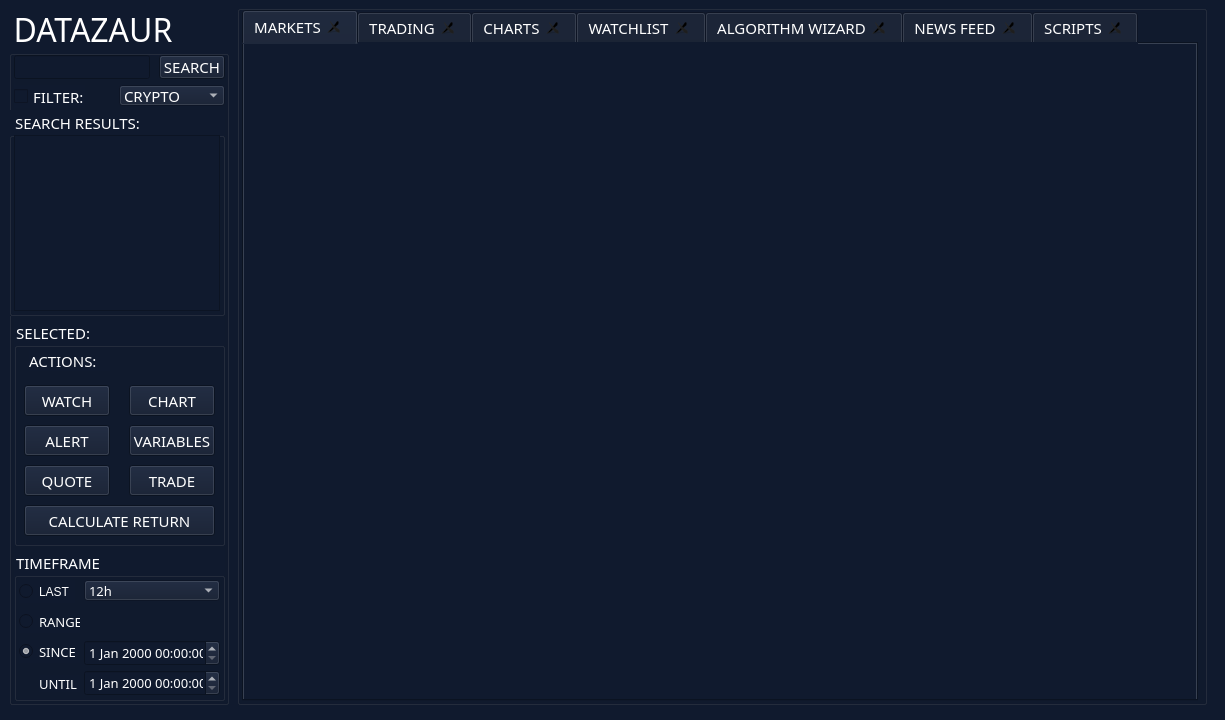
  <widget class="QWidget" name="centralwidget">
   <property name="minimumSize">
    <size>
     <width>715</width>
     <height>404</height>
    </size>
   </property>
   <property name="maximumSize">
    <size>
     <width>1429</width>
     <height>808</height>
    </size>
   </property>
   <property name="font">
    <font>
     <family>FixedsysTTF</family>
     <pointsize>11</pointsize>
     <weight>7</weight>
     <italic>false</italic>
     <bold>false</bold>
     <kerning>true</kerning>
    </font>
   </property>
   <property name="styleSheet">
    <string notr="true">background-color: rgb(16, 26, 46);
color: rgb(255, 255, 255);
font: 63 11pt &quot;FixedsysTTF&quot;;</string>
   </property>
   <widget class="QWidget" name="horizontalLayoutWidget">
    <property name="geometry">
     <rect>
      <x>0</x>
      <y>0</y>
      <width>1216</width>
      <height>711</height>
     </rect>
    </property>
    <property name="font">
     <font>
      <family>FixedsysTTF</family>
      <pointsize>11</pointsize>
      <weight>7</weight>
      <italic>false</italic>
      <bold>false</bold>
      <kerning>true</kerning>
     </font>
    </property>
    <layout class="QHBoxLayout" name="horizontalLayout" stretch="0,0">
     <property name="spacing">
      <number>0</number>
     </property>
     <property name="sizeConstraint">
      <enum>QLayout::SetDefaultConstraint</enum>
     </property>
     <property name="leftMargin">
      <number>1</number>
     </property>
     <property name="topMargin">
      <number>3</number>
     </property>
     <property name="rightMargin">
      <number>1</number>
     </property>
     <property name="bottomMargin">
      <number>3</number>
     </property>
     <item>
      <widget class="QGroupBox" name="groupBox_2">
       <property name="minimumSize">
        <size>
         <width>100</width>
         <height>400</height>
        </size>
       </property>
       <property name="maximumSize">
        <size>
         <width>220</width>
         <height>700</height>
        </size>
       </property>
       <property name="sizeIncrement">
        <size>
         <width>4</width>
         <height>4</height>
        </size>
       </property>
       <property name="baseSize">
        <size>
         <width>240</width>
         <height>700</height>
        </size>
       </property>
       <property name="font">
        <font>
         <family>FixedsysTTF</family>
         <pointsize>24</pointsize>
         <weight>7</weight>
         <italic>false</italic>
         <bold>false</bold>
         <underline>false</underline>
         <strikeout>false</strikeout>
         <kerning>true</kerning>
        </font>
       </property>
       <property name="mouseTracking">
        <bool>false</bool>
       </property>
       <property name="styleSheet">
        <string notr="true">font: 63 24pt &quot;FixedsysTTF&quot;;</string>
       </property>
       <property name="title">
        <string>DATAZAUR</string>
       </property>
       <widget class="QGroupBox" name="groupBox_29">
        <property name="geometry">
         <rect>
          <x>5</x>
          <y>545</y>
          <width>211</width>
          <height>151</height>
         </rect>
        </property>
        <property name="font">
         <font>
          <family>FixedsysTTF</family>
          <pointsize>11</pointsize>
          <weight>7</weight>
          <italic>false</italic>
          <bold>false</bold>
          <underline>false</underline>
          <strikeout>false</strikeout>
          <kerning>true</kerning>
         </font>
        </property>
        <property name="styleSheet">
         <string notr="true">font: 63 11pt &quot;FixedsysTTF&quot;;</string>
        </property>
        <property name="title">
         <string>TIMEFRAME</string>
        </property>
        <property name="checkable">
         <bool>false</bool>
        </property>
        <property name="checked">
         <bool>false</bool>
        </property>
        <widget class="QDateTimeEdit" name="dateTimeEdit_3">
         <property name="enabled">
          <bool>true</bool>
         </property>
         <property name="geometry">
          <rect>
           <x>70</x>
           <y>90</y>
           <width>136</width>
           <height>26</height>
          </rect>
         </property>
         <property name="font">
          <font>
           <family>FixedsysTTF</family>
           <pointsize>10</pointsize>
           <weight>7</weight>
           <italic>false</italic>
           <bold>false</bold>
           <underline>false</underline>
           <strikeout>false</strikeout>
           <kerning>true</kerning>
          </font>
         </property>
         <property name="styleSheet">
          <string notr="true">font: 63 10pt &quot;FixedsysTTF&quot;;</string>
         </property>
        </widget>
        <widget class="QRadioButton" name="radioButton">
         <property name="geometry">
          <rect>
           <x>5</x>
           <y>30</y>
           <width>56</width>
           <height>23</height>
          </rect>
         </property>
         <property name="styleSheet">
          <string notr="true">font: 63 10pt &quot;FixedsysTTF&quot;;</string>
         </property>
         <property name="text">
          <string>LAST</string>
         </property>
         <property name="checked">
          <bool>false</bool>
         </property>
        </widget>
        <widget class="QRadioButton" name="radioButton_2">
         <property name="geometry">
          <rect>
           <x>5</x>
           <y>90</y>
           <width>61</width>
           <height>23</height>
          </rect>
         </property>
         <property name="font">
          <font>
           <family>FixedsysTTF</family>
           <pointsize>10</pointsize>
           <weight>7</weight>
           <italic>false</italic>
           <bold>false</bold>
          </font>
         </property>
         <property name="styleSheet">
          <string notr="true">font: 63 10pt &quot;FixedsysTTF&quot;;</string>
         </property>
         <property name="text">
          <string>SINCE</string>
         </property>
         <property name="checked">
          <bool>true</bool>
         </property>
        </widget>
        <widget class="QComboBox" name="comboBox_37">
         <property name="enabled">
          <bool>false</bool>
         </property>
         <property name="geometry">
          <rect>
           <x>70</x>
           <y>30</y>
           <width>136</width>
           <height>21</height>
          </rect>
         </property>
         <property name="font">
          <font>
           <family>FixedsysTTF</family>
           <pointsize>10</pointsize>
           <weight>7</weight>
           <italic>false</italic>
           <bold>false</bold>
           <underline>false</underline>
           <strikeout>false</strikeout>
           <kerning>true</kerning>
          </font>
         </property>
         <property name="styleSheet">
          <string notr="true">font: 63 10pt &quot;FixedsysTTF&quot;;</string>
         </property>
         <item>
          <property name="text">
           <string>12h</string>
          </property>
         </item>
         <item>
          <property name="text">
           <string>24h</string>
          </property>
         </item>
         <item>
          <property name="text">
           <string>2d</string>
          </property>
         </item>
         <item>
          <property name="text">
           <string>3d</string>
          </property>
         </item>
         <item>
          <property name="text">
           <string>1w</string>
          </property>
         </item>
         <item>
          <property name="text">
           <string>2w</string>
          </property>
         </item>
         <item>
          <property name="text">
           <string>3w</string>
          </property>
         </item>
         <item>
          <property name="text">
           <string>1M</string>
          </property>
         </item>
         <item>
          <property name="text">
           <string>2M</string>
          </property>
         </item>
         <item>
          <property name="text">
           <string>3M</string>
          </property>
         </item>
         <item>
          <property name="text">
           <string>6M</string>
          </property>
         </item>
         <item>
          <property name="text">
           <string>1Y</string>
          </property>
         </item>
         <item>
          <property name="text">
           <string>2Y</string>
          </property>
         </item>
         <item>
          <property name="text">
           <string>3Y</string>
          </property>
         </item>
         <item>
          <property name="text">
           <string>5Y</string>
          </property>
         </item>
         <item>
          <property name="text">
           <string>10Y</string>
          </property>
         </item>
         <item>
          <property name="text">
           <string>ALL DATA</string>
          </property>
         </item>
        </widget>
        <widget class="QRadioButton" name="radioButton_3">
         <property name="geometry">
          <rect>
           <x>5</x>
           <y>60</y>
           <width>61</width>
           <height>23</height>
          </rect>
         </property>
         <property name="font">
          <font>
           <family>FixedsysTTF</family>
           <pointsize>10</pointsize>
           <weight>7</weight>
           <italic>false</italic>
           <bold>false</bold>
          </font>
         </property>
         <property name="styleSheet">
          <string notr="true">font: 63 10pt &quot;FixedsysTTF&quot;;</string>
         </property>
         <property name="text">
          <string>RANGE</string>
         </property>
         <property name="checked">
          <bool>false</bool>
         </property>
        </widget>
        <widget class="QDateTimeEdit" name="dateTimeEdit_4">
         <property name="enabled">
          <bool>false</bool>
         </property>
         <property name="geometry">
          <rect>
           <x>70</x>
           <y>120</y>
           <width>136</width>
           <height>26</height>
          </rect>
         </property>
         <property name="font">
          <font>
           <family>FixedsysTTF</family>
           <pointsize>10</pointsize>
           <weight>7</weight>
           <italic>false</italic>
           <bold>false</bold>
           <underline>false</underline>
           <strikeout>false</strikeout>
           <kerning>true</kerning>
          </font>
         </property>
         <property name="styleSheet">
          <string notr="true">font: 63 10pt &quot;FixedsysTTF&quot;;</string>
         </property>
        </widget>
        <widget class="QLabel" name="label">
         <property name="enabled">
          <bool>false</bool>
         </property>
         <property name="geometry">
          <rect>
           <x>25</x>
           <y>125</y>
           <width>41</width>
           <height>17</height>
          </rect>
         </property>
         <property name="font">
          <font>
           <family>FixedsysTTF</family>
           <pointsize>10</pointsize>
           <weight>7</weight>
           <italic>false</italic>
           <bold>false</bold>
          </font>
         </property>
         <property name="styleSheet">
          <string notr="true">font: 63 10pt &quot;FixedsysTTF&quot;;</string>
         </property>
         <property name="text">
          <string>UNTIL</string>
         </property>
        </widget>
       </widget>
       <widget class="QGroupBox" name="groupBox_24">
        <property name="geometry">
         <rect>
          <x>0</x>
          <y>105</y>
          <width>216</width>
          <height>206</height>
         </rect>
        </property>
        <property name="font">
         <font>
          <family>FixedsysTTF</family>
          <pointsize>11</pointsize>
          <weight>7</weight>
          <italic>false</italic>
          <bold>false</bold>
          <underline>false</underline>
          <strikeout>false</strikeout>
          <kerning>true</kerning>
         </font>
        </property>
        <property name="styleSheet">
         <string notr="true">font: 63 11pt &quot;FixedsysTTF&quot;;</string>
        </property>
        <property name="title">
         <string> SEARCH RESULTS: </string>
        </property>
        <widget class="QListWidget" name="listWidget_17">
         <property name="geometry">
          <rect>
           <x>5</x>
           <y>25</y>
           <width>206</width>
           <height>176</height>
          </rect>
         </property>
         <property name="font">
          <font>
           <family>FixedsysTTF</family>
           <pointsize>11</pointsize>
           <weight>7</weight>
           <italic>false</italic>
           <bold>false</bold>
           <underline>false</underline>
           <strikeout>false</strikeout>
           <kerning>true</kerning>
          </font>
         </property>
        </widget>
       </widget>
       <widget class="QGroupBox" name="groupBox_8">
        <property name="geometry">
         <rect>
          <x>5</x>
          <y>315</y>
          <width>211</width>
          <height>226</height>
         </rect>
        </property>
        <property name="font">
         <font>
          <family>FixedsysTTF</family>
          <pointsize>11</pointsize>
          <weight>7</weight>
          <italic>false</italic>
          <bold>false</bold>
          <underline>false</underline>
          <strikeout>false</strikeout>
          <kerning>true</kerning>
         </font>
        </property>
        <property name="styleSheet">
         <string notr="true">font: 63 11pt &quot;FixedsysTTF&quot;;</string>
        </property>
        <property name="title">
         <string>SELECTED:  </string>
        </property>
        <widget class="QPushButton" name="pushButton_6">
         <property name="geometry">
          <rect>
           <x>115</x>
           <y>65</y>
           <width>86</width>
           <height>31</height>
          </rect>
         </property>
         <property name="font">
          <font>
           <family>FixedsysTTF</family>
           <pointsize>11</pointsize>
           <weight>7</weight>
           <italic>false</italic>
           <bold>false</bold>
           <underline>false</underline>
           <strikeout>false</strikeout>
           <kerning>true</kerning>
          </font>
         </property>
         <property name="text">
          <string>CHART</string>
         </property>
        </widget>
        <widget class="QPushButton" name="pushButton_48">
         <property name="geometry">
          <rect>
           <x>10</x>
           <y>65</y>
           <width>86</width>
           <height>31</height>
          </rect>
         </property>
         <property name="font">
          <font>
           <family>FixedsysTTF</family>
           <pointsize>11</pointsize>
           <weight>7</weight>
           <italic>false</italic>
           <bold>false</bold>
           <underline>false</underline>
           <strikeout>false</strikeout>
           <kerning>true</kerning>
          </font>
         </property>
         <property name="text">
          <string>WATCH</string>
         </property>
        </widget>
        <widget class="QPushButton" name="pushButton_49">
         <property name="geometry">
          <rect>
           <x>115</x>
           <y>105</y>
           <width>86</width>
           <height>31</height>
          </rect>
         </property>
         <property name="font">
          <font>
           <family>FixedsysTTF</family>
           <pointsize>11</pointsize>
           <weight>7</weight>
           <italic>false</italic>
           <bold>false</bold>
           <underline>false</underline>
           <strikeout>false</strikeout>
           <kerning>true</kerning>
          </font>
         </property>
         <property name="text">
          <string>VARIABLES</string>
         </property>
        </widget>
        <widget class="QPushButton" name="pushButton_50">
         <property name="geometry">
          <rect>
           <x>115</x>
           <y>145</y>
           <width>86</width>
           <height>31</height>
          </rect>
         </property>
         <property name="font">
          <font>
           <family>FixedsysTTF</family>
           <pointsize>11</pointsize>
           <weight>7</weight>
           <italic>false</italic>
           <bold>false</bold>
           <underline>false</underline>
           <strikeout>false</strikeout>
           <kerning>true</kerning>
          </font>
         </property>
         <property name="text">
          <string>TRADE</string>
         </property>
        </widget>
        <widget class="QPushButton" name="pushButton_53">
         <property name="geometry">
          <rect>
           <x>10</x>
           <y>105</y>
           <width>86</width>
           <height>31</height>
          </rect>
         </property>
         <property name="font">
          <font>
           <family>FixedsysTTF</family>
           <pointsize>11</pointsize>
           <weight>7</weight>
           <italic>false</italic>
           <bold>false</bold>
           <underline>false</underline>
           <strikeout>false</strikeout>
           <kerning>true</kerning>
          </font>
         </property>
         <property name="text">
          <string>ALERT</string>
         </property>
        </widget>
        <widget class="QPushButton" name="pushButton_80">
         <property name="geometry">
          <rect>
           <x>10</x>
           <y>145</y>
           <width>86</width>
           <height>31</height>
          </rect>
         </property>
         <property name="font">
          <font>
           <family>FixedsysTTF</family>
           <pointsize>11</pointsize>
           <weight>7</weight>
           <italic>false</italic>
           <bold>false</bold>
           <underline>false</underline>
           <strikeout>false</strikeout>
           <kerning>true</kerning>
          </font>
         </property>
         <property name="text">
          <string>QUOTE</string>
         </property>
        </widget>
        <widget class="QLabel" name="label_16">
         <property name="geometry">
          <rect>
           <x>15</x>
           <y>30</y>
           <width>81</width>
           <height>21</height>
          </rect>
         </property>
         <property name="font">
          <font>
           <family>FixedsysTTF</family>
           <pointsize>11</pointsize>
           <weight>7</weight>
           <italic>false</italic>
           <bold>false</bold>
           <underline>false</underline>
           <strikeout>false</strikeout>
           <kerning>true</kerning>
          </font>
         </property>
         <property name="text">
          <string>ACTIONS: </string>
         </property>
        </widget>
        <widget class="QPushButton" name="pushButton_82">
         <property name="geometry">
          <rect>
           <x>10</x>
           <y>185</y>
           <width>191</width>
           <height>31</height>
          </rect>
         </property>
         <property name="font">
          <font>
           <family>FixedsysTTF</family>
           <pointsize>11</pointsize>
           <weight>7</weight>
           <italic>false</italic>
           <bold>false</bold>
           <underline>false</underline>
           <strikeout>false</strikeout>
           <kerning>true</kerning>
          </font>
         </property>
         <property name="text">
          <string>CALCULATE RETURN</string>
         </property>
        </widget>
       </widget>
       <widget class="QPushButton" name="pushButton_81">
        <property name="geometry">
         <rect>
          <x>150</x>
          <y>50</y>
          <width>66</width>
          <height>24</height>
         </rect>
        </property>
        <property name="font">
         <font>
          <family>FixedsysTTF</family>
          <pointsize>11</pointsize>
          <weight>7</weight>
          <italic>false</italic>
          <bold>false</bold>
          <underline>false</underline>
          <strikeout>false</strikeout>
          <kerning>true</kerning>
         </font>
        </property>
        <property name="styleSheet">
         <string notr="true">font: 63 11pt &quot;FixedsysTTF&quot;;</string>
        </property>
        <property name="text">
         <string>SEARCH</string>
        </property>
       </widget>
       <widget class="QCheckBox" name="checkBox_4">
        <property name="geometry">
         <rect>
          <x>5</x>
          <y>80</y>
          <width>71</width>
          <height>23</height>
         </rect>
        </property>
        <property name="font">
         <font>
          <family>FixedsysTTF</family>
          <pointsize>11</pointsize>
          <weight>7</weight>
          <italic>false</italic>
          <bold>false</bold>
          <underline>false</underline>
          <strikeout>false</strikeout>
          <kerning>true</kerning>
         </font>
        </property>
        <property name="styleSheet">
         <string notr="true">font: 63 11pt &quot;FixedsysTTF&quot;;</string>
        </property>
        <property name="text">
         <string>FILTER:</string>
        </property>
       </widget>
       <widget class="QComboBox" name="comboBox_36">
        <property name="enabled">
         <bool>false</bool>
        </property>
        <property name="geometry">
         <rect>
          <x>110</x>
          <y>80</y>
          <width>106</width>
          <height>21</height>
         </rect>
        </property>
        <property name="font">
         <font>
          <family>FixedsysTTF</family>
          <pointsize>11</pointsize>
          <weight>7</weight>
          <italic>false</italic>
          <bold>false</bold>
          <underline>false</underline>
          <strikeout>false</strikeout>
          <kerning>true</kerning>
         </font>
        </property>
        <property name="styleSheet">
         <string notr="true">font: 63 11pt &quot;FixedsysTTF&quot;;</string>
        </property>
        <item>
         <property name="text">
          <string>CRYPTO</string>
         </property>
        </item>
        <item>
         <property name="text">
          <string>INDEXES</string>
         </property>
        </item>
        <item>
         <property name="text">
          <string>EQUITIES</string>
         </property>
        </item>
        <item>
         <property name="text">
          <string>COMMODITIES</string>
         </property>
        </item>
        <item>
         <property name="text">
          <string>FX</string>
         </property>
        </item>
        <item>
         <property name="text">
          <string>FIXED INCOME</string>
         </property>
        </item>
        <item>
         <property name="text">
          <string>MACRO</string>
         </property>
        </item>
        <item>
         <property name="text">
          <string>FUNDAMENTALS</string>
         </property>
        </item>
       </widget>
       <widget class="QLineEdit" name="lineEdit_7">
        <property name="geometry">
         <rect>
          <x>5</x>
          <y>50</y>
          <width>136</width>
          <height>24</height>
         </rect>
        </property>
        <property name="minimumSize">
         <size>
          <width>91</width>
          <height>24</height>
         </size>
        </property>
        <property name="font">
         <font>
          <family>FixedsysTTF</family>
          <pointsize>24</pointsize>
          <weight>7</weight>
          <italic>false</italic>
          <bold>false</bold>
          <underline>false</underline>
          <strikeout>false</strikeout>
          <kerning>true</kerning>
         </font>
        </property>
        <property name="acceptDrops">
         <bool>true</bool>
        </property>
        <property name="autoFillBackground">
         <bool>false</bool>
        </property>
       </widget>
      </widget>
     </item>
     <item>
      <widget class="QGroupBox" name="groupBox_3">
       <property name="minimumSize">
        <size>
         <width>600</width>
         <height>400</height>
        </size>
       </property>
       <property name="maximumSize">
        <size>
         <width>970</width>
         <height>700</height>
        </size>
       </property>
       <property name="font">
        <font>
         <family>FixedsysTTF</family>
         <pointsize>11</pointsize>
         <weight>7</weight>
         <italic>false</italic>
         <bold>false</bold>
         <kerning>true</kerning>
        </font>
       </property>
       <property name="title">
        <string/>
       </property>
       <widget class="QTabWidget" name="tabWidget">
        <property name="geometry">
         <rect>
          <x>5</x>
          <y>5</y>
          <width>956</width>
          <height>691</height>
         </rect>
        </property>
        <property name="font">
         <font>
          <family>FixedsysTTF</family>
          <pointsize>11</pointsize>
          <weight>7</weight>
          <italic>false</italic>
          <bold>false</bold>
          <underline>false</underline>
          <strikeout>false</strikeout>
          <kerning>true</kerning>
         </font>
        </property>
        <property name="currentIndex">
         <number>0</number>
        </property>
        <property name="documentMode">
         <bool>false</bool>
        </property>
        <property name="tabsClosable">
         <bool>true</bool>
        </property>
        <widget class="QWidget" name="tab_7">
         <attribute name="title">
          <string>MARKETS</string>
         </attribute>
        </widget>
        <widget class="QWidget" name="tab_15">
         <attribute name="title">
          <string>TRADING</string>
         </attribute>
        </widget>
        <widget class="QWidget" name="tab">
         <attribute name="title">
          <string>CHARTS</string>
         </attribute>
         <widget class="QPushButton" name="pushButton_4">
          <property name="geometry">
           <rect>
            <x>1250</x>
            <y>5</y>
            <width>21</width>
            <height>21</height>
           </rect>
          </property>
          <property name="font">
           <font>
            <family>FixedsysTTF</family>
            <pointsize>11</pointsize>
            <weight>7</weight>
            <italic>false</italic>
            <bold>false</bold>
            <underline>false</underline>
            <strikeout>false</strikeout>
            <kerning>true</kerning>
           </font>
          </property>
          <property name="text">
           <string>X</string>
          </property>
         </widget>
        </widget>
        <widget class="QWidget" name="tab_2">
         <attribute name="title">
          <string>WATCHLIST</string>
         </attribute>
         <widget class="QPushButton" name="pushButton_28">
          <property name="geometry">
           <rect>
            <x>920</x>
            <y>30</y>
            <width>21</width>
            <height>21</height>
           </rect>
          </property>
          <property name="font">
           <font>
            <family>FixedsysTTF</family>
            <pointsize>11</pointsize>
            <weight>7</weight>
            <italic>false</italic>
            <bold>false</bold>
            <underline>false</underline>
            <strikeout>false</strikeout>
            <kerning>true</kerning>
           </font>
          </property>
          <property name="text">
           <string>X</string>
          </property>
         </widget>
        </widget>
        <widget class="QWidget" name="tab_5">
         <attribute name="title">
          <string>ALGORITHM WIZARD</string>
         </attribute>
        </widget>
        <widget class="QWidget" name="tab_16">
         <attribute name="title">
          <string>NEWS FEED</string>
         </attribute>
        </widget>
        <widget class="QWidget" name="tab_21">
         <attribute name="title">
          <string>SCRIPTS</string>
         </attribute>
        </widget>
       </widget>
      </widget>
     </item>
    </layout>
   </widget>
  </widget>
